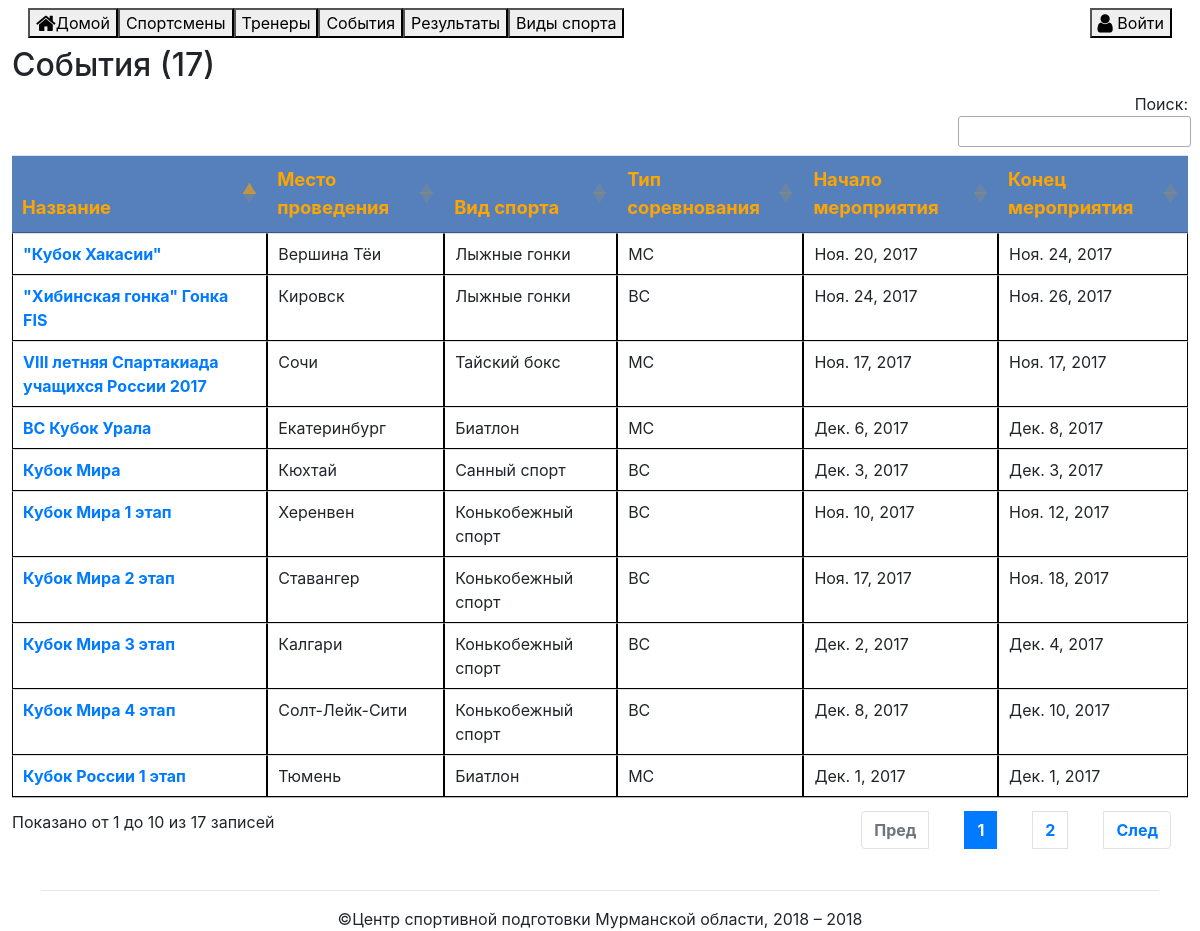
/events/, run on an earlier commit of the app's database.
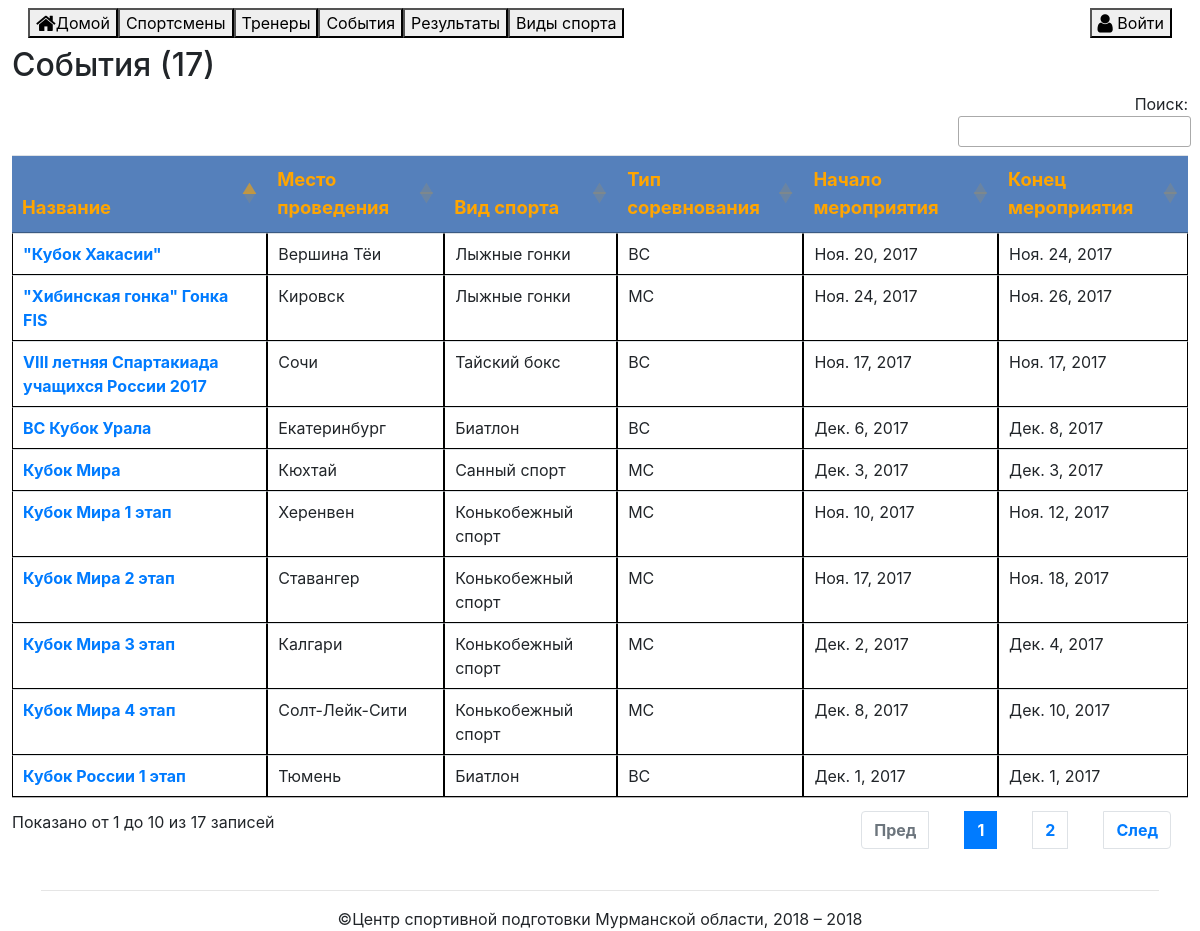
And on a later commit of the database.
### sport_reserve/models.py (models this page shows, shortened)
class Event(Model):
    class Meta:
        verbose_name = "Мерприятие"
        verbose_name_plural = "Мероприятия"
    Name = CharField(verbose_name="Название мероприятия", max_length=100)
    Place = ForeignKey(Place,
                       verbose_name="Место проведения",
                       help_text="Место проведения мероприятия или соревнования",
                       on_delete=PROTECT)
    Type = CharField(max_length=3, choices=EVENTTYPE_CHOICES,
                     verbose_name="Вид мероприятия",
                     help_text="Тренировочные, Всероссийские, Международные")
    Sport = ForeignKey(Sport,
                       verbose_name="Вид спорта",
                       help_text="Вид спорта", on_delete=PROTECT)
    Groups = ManyToManyField(Group, verbose_name="Группы",
                             help_text="Группы")
    AssignedTrainers = ManyToManyField(Trainer, verbose_name="Назначенный тренер", help_text="Назначенный тренер", blank=True)
    AssignedSportsmen = ManyToManyField(Sportsman, verbose_name="Назначенный спортсмен", help_text="Назначенные спортсмены", blank=True)
    Stage = CharField(verbose_name="Этап соревнований", null=True, blank=True, max_length=30)
    DateStart = DateField(verbose_name="Дата начала мероприятия")
    DateEnd = DateField(verbose_name="Дата окончания мероприятия")
    EKP = CharField(verbose_name="№ ЕКП", null=True, blank=True, max_length=30)
    FactCost = FloatField(verbose_name="Фактические расходы", null=True, blank=True)

### dictionary/models.py (models this page shows)
class Place(Model):
    class Meta:
        verbose_name = "Место"
        verbose_name_plural = "Места"
        ordering = ["Country", "Region", "City"]
    Country = CharField(verbose_name="Страна",
                        help_text="Страна проведения мероприятия или соревнования",
                        max_length=50)
    Region = CharField(verbose_name="Область",
                       help_text="Регион, область, республика, провинция...",
                       blank=True, null=True,
                       max_length=50)
    City = CharField(verbose_name="Город",
                     help_text="Населенный пункт (город)",
                     max_length=50)
    def __str__(self):
        return self.City

class Sport(Model):
    class Meta:
        verbose_name = "Вид спорта"
        verbose_name_plural = "Виды спорта"
        ordering = ["Name"]
    Name = CharField(verbose_name="Название вида спорта", max_length=100)
    Priority = BooleanField(verbose_name="Приоритетный вид спорта")
    Olympic = BooleanField(verbose_name="Олимпийский вид спорта")
    Winter = BooleanField(verbose_name="Зимний вид")
    def __str__(self):
        return self.Name

### sport_reserve/views.py (the view)
# urls.py: re_path(r'^events/?$', views.EventsView.as_view(), name='events'),
class EventsView(ListView):
    model = Event
    queryset = Event.objects.order_by("Name")

### sport_reserve/templates/sport_reserve/event_list.html
{% extends 'sport_reserve/base.html' %}
{% block content %}
<h2>События ({{ object_list.count }})</h2>
<table id="result" class="table table-sm table-nowrap table-hover">
<thead>
    <th>Название</th>
    <th>Место проведения</th>
    <th>Вид спорта</th>
    <th>Тип соревнования</th>
    <th>Начало мероприятия</th>
    <th>Конец мероприятия</th>
</thead>
<tbody>
{% for event in object_list %}
    <tr>
        <td><a href="{% url 'event-detail' event.id %}">{{ event.Name }}</a></td>
        <td>{{ event.Place }}</td>
        <td>{{ event.Sport }}</td>
        <td>{{ event.Type }}</td>
        <td>{{ event.DateStart }}</td>
        <td>{{ event.DateEnd }}</td>
    </tr>
{% endfor %}
</tbody>
</table>
{% endblock %}

What changed in the data, as far as the page shows it:
changed Event "\"Кубок Хакасии\"": Type "МС" → "ВС"
changed Event "\"Хибинская гонка\" Гонка FIS": Type "ВС" → "МС"
changed Event "VIII летняя Спартакиада учащихся России 2017": Type "МС" → "ВС"
changed Event "ВС Кубок Урала": Type "МС" → "ВС"
changed Event "Кубок Мира": Type "ВС" → "МС"
changed Event "Кубок Мира 1 этап": Type "ВС" → "МС"
changed Event "Кубок Мира 2 этап": Type "ВС" → "МС"
changed Event "Кубок Мира 3 этап": Type "ВС" → "МС"
changed Event "Кубок Мира 4 этап": Type "ВС" → "МС"
changed Event "Кубок России 1 этап": Type "МС" → "ВС"
